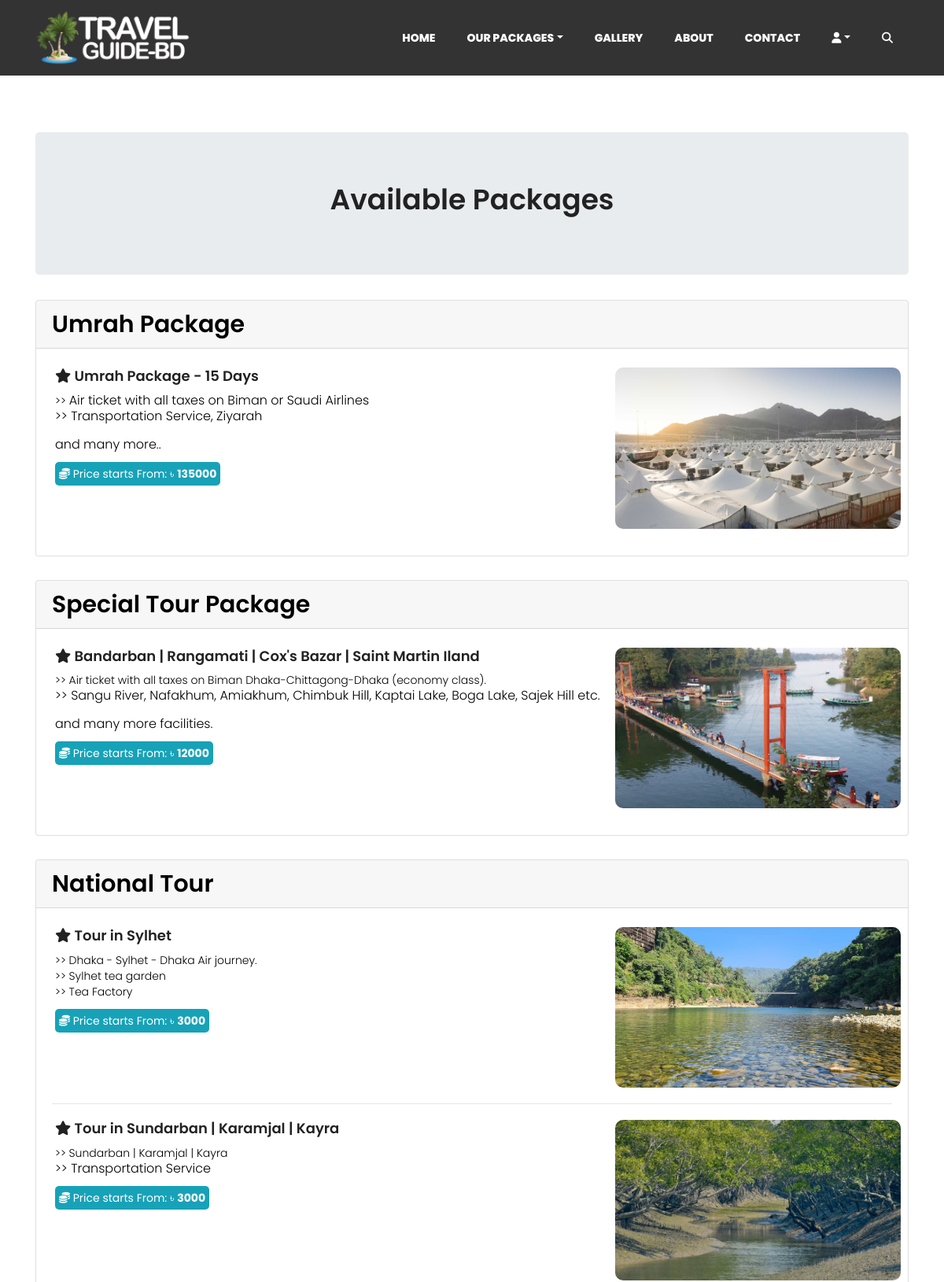
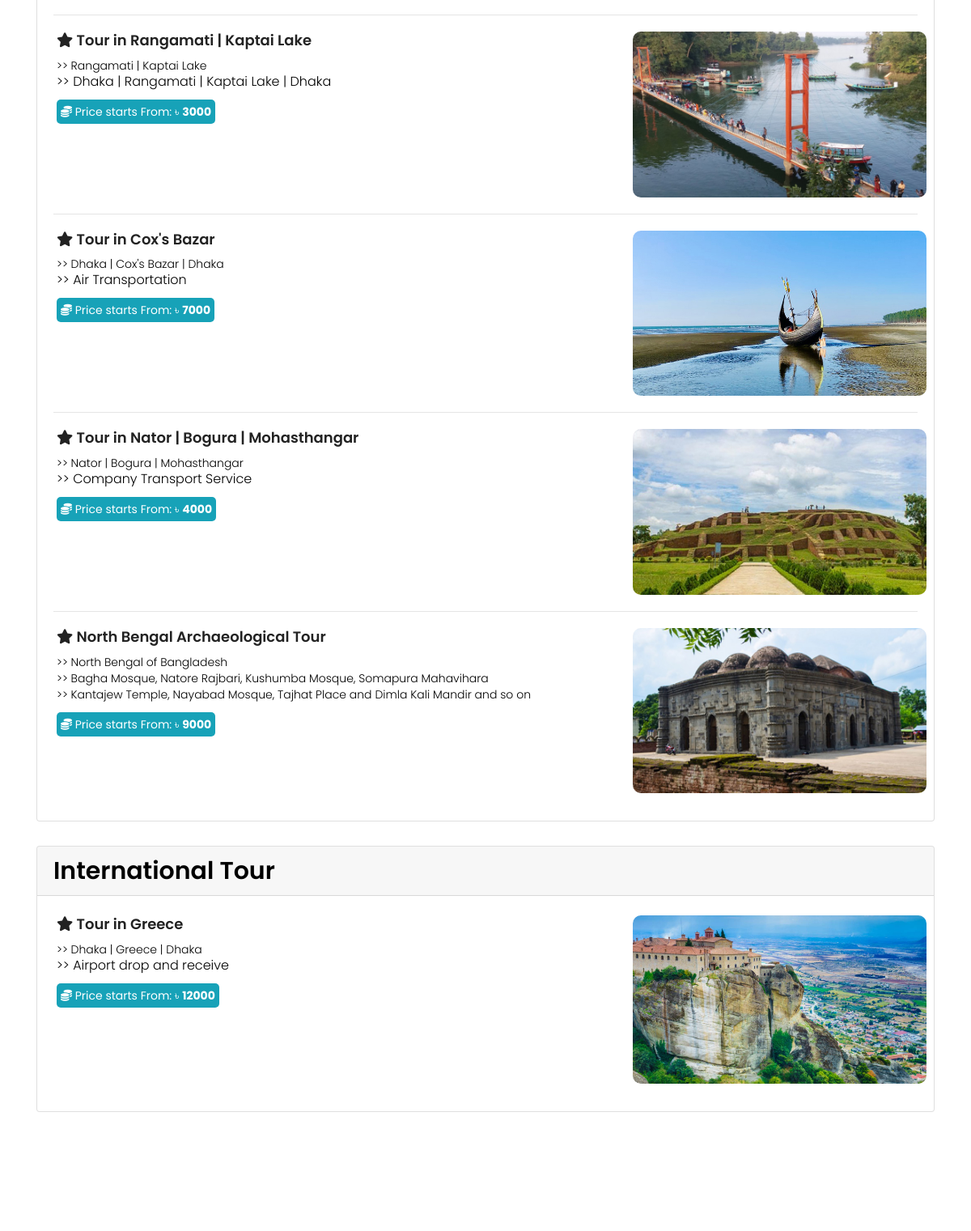
/package.php (upper part), run on the app's committed database (2 pictures, top to bottom).
### tables this page shows
CREATE TABLE `package_category` (
  `category_id` tinyint(2) NOT NULL,
  `category_name` varchar(20) NOT NULL
);

CREATE TABLE `packages` (
  `p_id` smallint(4) UNSIGNED NOT NULL,
  `p_name` varchar(100) NOT NULL,
  `p_title` varchar(100) NOT NULL,
  `p_category` varchar(100) NOT NULL,
  `p_short_des` varchar(1500) NOT NULL,
  `p_description` varchar(10000) NOT NULL,
  `p_thumb` varchar(200) NOT NULL,
  `p_dur_days` tinyint(2) NOT NULL,
  `p_dur_nights` tinyint(2) NOT NULL,
  `p_price` mediumint(7) UNSIGNED NOT NULL,
  `p_status` varchar(10) NOT NULL DEFAULT 'Available',
  `p_create_time` datetime NOT NULL DEFAULT current_timestamp()
);

### package.php (the view, shortened to what this page needs)
<!DOCTYPE html>
<html lang="en-us">
<head>
	<link rel="stylesheet" href="https://maxcdn.bootstrapcdn.com/font-awesome/4.7.0/css/font-awesome.min.css">
	<link rel="stylesheet" href="css/linearicons.css">
	<link rel="stylesheet" href="css/bootstrap.css">
	<link rel="stylesheet" href="css/magnific-popup.css">
	<link rel="stylesheet" href="css/animate.min.css">
	<link rel="stylesheet" href="css/owl.carousel.css">
	<link rel="stylesheet" href="css/main.css">
	<link rel="stylesheet" href="css/styles.css">
</head>
<body>
	<section class="banner-area">
		<header class="default-header">
			<?php include("includes/navbar.php") ?>
		</header>
	</section>
	<section class="section-gap">
		<div class="container">
			<div class="packages-container">
				<div class="jumbotron">
					<h1 class="mb-10 text-center">Available Packages</h1>
				</div>
				<?php
				if (isset($_GET['catid'])) {
					$cat_id = $_GET['catid'];
					$sql = "SELECT * FROM package_category WHERE category_id=$cat_id";
				} else {
					$sql = "SELECT * FROM package_category";
				}
				$result = $dbcon->query($sql);
				while ($row = $result->fetch_assoc()) {
					if (isset($_GET['catid'])) $cat_id = $_GET['catid'];
					else $cat_id = $row['category_id'];
					$sql1 = "SELECT * FROM packages WHERE p_category='$cat_id' AND p_status='Available'";
					$result1 = $dbcon->query($sql1);
					if ($result1->num_rows == 0) continue;
				?>
					<div class="card mb-30">
						<div class="card-header">
							<h2 class="category-name"><a href="javascript:void(0)" onclick="location.href='package.php?catid=<?php echo $row['category_id']; ?>'"><?php echo $row['category_name']; ?></a></h2>
						</div>
						<div class="card-body package-list-container">
							<?php while ($row1 = $result1->fetch_assoc()) { ?>
								<div class="row mb-10 p-1 package-list">
									<div class="col-sm-8 col-xs-12">
										<h4><i class="fa fa-star"></i> <?php echo $row1['p_name']; ?></h4>
										<div class="package-short-des mt-10"><?php echo html_entity_decode($row1['p_short_des']); ?></div>
										<span class="package-price bg-info"><i class="fa-solid fa-coins"></i> Price starts From: &#2547; <strong><?php echo $row1['p_price']; ?></strong></span>
									</div>
									<div class="col-sm-4 col-xs-12 package-img-container">
										<img src="img/packages/<?php echo current(explode('|', $row1['p_thumb'])); ?>" alt="" class="package-list-img">
									</div>
								</div>
							<?php
							if($result1->num_rows != 1){
								echo "<hr class='package-seperator'>";
							}
							}
							?>
						</div>
					</div>
				<?php
				}
				?>
			</div>
		</div>
	</section>
</body>
</html>

### css/main.css (style rules this page uses)
body { color: #777777; font-family: "Poppins", sans-serif; font-size: 14px; font-weight: 300; line-height: 1.625em; position: relative; }
a { -webkit-transition: all 0.3s ease 0s; -moz-transition: all 0.3s ease 0s; -o-transition: all 0.3s ease 0s; transition: all 0.3s ease 0s; }
a, a:focus, a:hover { text-decoration: none; outline: 0; }
h1, h2, h3, h4, h5, h6 { font-family: "Poppins", sans-serif; color: #222222; line-height: 1.2em !important; margin-bottom: 0; margin-top: 0; font-weight: 600; }
h1, .h1 { font-size: 36px; }
h2, .h2 { font-size: 30px; }
h4, .h4 { font-size: 18px; }
.mt-10 { margin-top: 10px; }
.mb-10 { margin-bottom: 10px; }
.mb-30 { margin-bottom: 30px; }
.text-center { text-align: center; }
h1 { font-size: 36px; }
h2 { font-size: 30px; }
h4 { font-size: 18px; }
h1, h2, h3, h4, h5, h6 { line-height: 1.5em; }
.default-header { position: absolute; top: 0; left: 0; width: 100%; z-index: 99; }
.section-gap { padding: 120px 0; }
.default-header { background-color: transparent; width: 100% !important; }

### css/styles.css (style rules this page uses)
body { overflow-x: hidden; }

### css/styles_packages.css (style rules this page uses)
.category-name a, .package-name a { text-decoration: none; color: black; }
.package-short-des { color: black; line-height: 20px; }
.package-price { padding: 5px; border-radius: 5px; font-weight: 400; color: white; }
.package-list-img { width: 100%; height: 100%; object-fit: fill; border-radius: 10px; }
.package-img-container { position: relative; margin: 0; padding: 0; }

### data on the page
package_category: category_name "Umrah Package"
packages: p_name "Umrah Package - 15 Days", p_short_des ">> Air ticket with all taxes on Biman or Saudi Airlines >> Transportation Service, Ziyarah and many more..", p_price "135000", shows a picture
package_category: category_name "Special Tour Package"
packages: p_name "Bandarban | Rangamati | Cox's Bazar | Saint Martin Iland", p_short_des ">> Air ticket with all taxes on Biman Dhaka-Chittagong-Dhaka (economy class). >> Sangu River, Nafakhum, Amiakhum, Chimbuk Hill, Kaptai Lake, Boga Lake, Sajek Hill etc. and many more facilities.", p_price "12000"
package_category: category_name "National Tour"
packages: p_name "Tour in Sylhet", p_short_des ">> Dhaka - Sylhet - Dhaka Air journey. >> Sylhet tea garden >> Tea Factory", p_price "3000", p_thumb (picture)
packages: p_name "Tour in Sundarban | Karamjal | Kayra", p_short_des ">> Sundarban | Karamjal | Kayra >> Transportation Service", p_price "3000", p_thumb (picture)
packages: p_name "Tour in Rangamati | Kaptai Lake", p_short_des ">> Rangamati | Kaptai Lake >> Dhaka | Rangamati | Kaptai Lake | Dhaka", p_price "3000", p_thumb (picture)
packages: p_name "Tour in Cox's Bazar", p_short_des ">> Dhaka | Cox's Bazar | Dhaka >> Air Transportation", p_price "7000", p_thumb (picture)
packages: p_name "Tour in Nator | Bogura | Mohasthangar", p_short_des ">> Nator | Bogura | Mohasthangar >> Company Transport Service", p_price "4000", p_thumb (picture)
packages: p_name "North Bengal Archaeological Tour", p_short_des ">> North Bengal of Bangladesh >> Bagha Mosque, Natore Rajbari, Kushumba Mosque, Somapura Mahavihara >> Kantajew Temple, Nayabad Mosque, Tajhat Place and Dimla Kali Mandir and so on", p_price "9000", shows a picture
package_category: category_name "International Tour"
packages: p_name "Tour in Greece", p_short_des ">> Dhaka | Greece | Dhaka >> Airport drop and receive", p_price "12000", p_thumb (picture)
